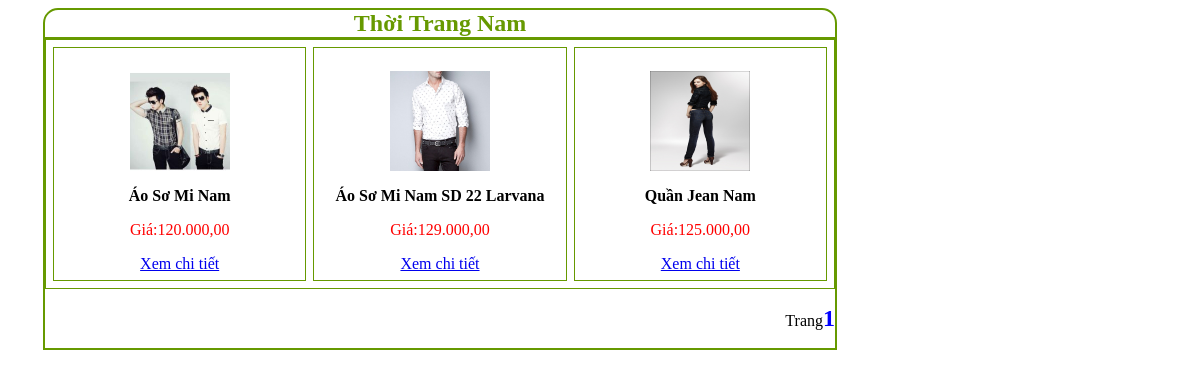
/sanphamtheochungloai.php?idCL=1, run on the app's committed database.
### tables this page shows
CREATE TABLE IF NOT EXISTS `chungloaisanpham` (
  `idCL` int(255) NOT NULL AUTO_INCREMENT,
  `TenCL` varchar(100) NOT NULL,
  `AnHien` int(255) NOT NULL,
  PRIMARY KEY (`idCL`)
);

CREATE TABLE IF NOT EXISTS `sanpham` (
  `idSP` int(255) NOT NULL AUTO_INCREMENT,
  `idLoai` int(255) NOT NULL DEFAULT '0',
  `idCL` int(255) NOT NULL DEFAULT '0',
  `TenSP` varchar(100) NOT NULL,
  `MoTa` text NOT NULL,
  `NgayCapNhat` date NOT NULL DEFAULT '0000-00-00',
  `Gia` int(15) NOT NULL,
  `UrlHinh` varchar(255) NOT NULL,
  `SoLanXem` int(15) DEFAULT '0',
  `SoLuongTonKho` int(15) DEFAULT '0',
  `SoLuongDaBan` int(15) DEFAULT '0',
  `AnHien` int(15) NOT NULL DEFAULT '1',
  PRIMARY KEY (`idSP`)
);

### sanphamtheochungloai.php (the view, shortened to what this page needs)
<!DOCTYPE html PUBLIC "-//W3C//DTD XHTML 1.0 Transitional//EN" "http://www.w3.org/TR/xhtml1/DTD/xhtml1-transitional.dtd">
<html xmlns="http://www.w3.org/1999/xhtml">
<head>
</head>
<body>
<?php
if (isset ($_GET['idCL']))
{
$idCL=$_GET['idCL'];
}
$slcl="select * from chungloaisanpham where idCL='$idCL'";
$qrcl=mysql_query($slcl);
?>
<div id="sanphamtheochungloai">
	<div id="namesanphamtheochungloai"><?php if ($rowcl=mysql_fetch_array($qrcl)) echo $rowcl['TenCL']; ?></div>
    <div id="contentsptcl">
    <table cellpadding="7" cellspacing="7" width="790" border="1" bordercolor="#669900">
        <?php
		$sl="select * from sanpham where idCL=".$rowcl['idCL'];
		$qr=mysql_query($sl);
		$tsd=mysql_num_rows($qr);
		$sc=5;
		$sd=2*$sc;
		$tst=ceil($tsd/$sd);
		if (isset ($_GET['trang']))
		$trang=intval($_GET['trang']);
		else
		$trang=1;
		$vitri=($trang-1)*$sd;
		$sl2="select * from sanpham where idCL=".$rowcl['idCL']." limit $vitri,$sd";
		$qr2=mysql_query($sl2);
		while ($row2=mysql_fetch_array($qr2))
		{
		?>
        <tr>
<td width="140" valign="middle" align="center">
            	<p><a href="index.php?link=sanpham&idSP=<?php echo $row2['idSP']; ?>"><img src="images/<?php echo $row2['UrlHinh'];?>" width="100" height="100" /></a></p>
            	<p><b><?php echo $row2['TenSP']; ?></b></p>
            	<p style="color:#F00">Giá:<?php echo number_format($row2['Gia'],2,",",".");?></p>
                <a href="index.php?link=sanpham&idSP=<?php echo $row2['idSP']; ?>">Xem chi tiết</a>
            </td>
            <?php
			for ($i=1;$i<$sc;$i++)
			{
				if ($row2=mysql_fetch_array($qr2))
				{
			?>
  <td width="140" valign="middle" align="center">
            	<p><a href="index.php?link=sanpham&idSP=<?php echo $row2['idSP']; ?>"><img src="images/<?php echo $row2['UrlHinh'];?>" width="100" height="100" /></a></p>
            	<p><b><?php echo $row2['TenSP']; ?></b></p>
            	<p style="color:#F00">Giá:<?php echo number_format($row2['Gia'],2,",",".");?></p>
                <a href="index.php?link=sanpham&idSP=<?php echo $row2['idSP']; ?>">Xem chi tiết</a>
            </td>
            <?php
				}
			}
			?>
        </tr>
        <?php
		}
		?>
        </table>
        <p align="right"><?php
	echo "Trang";
	for ($i=1;$i<=$tst;$i++)
	{
		if ($i==$trang)
		echo "<b><font size='5'; color='blue'>".$i."</font></b>";
		else
		echo "<a href='index.php?link=chungloaisp&idCL=".$_GET['idCL']."&trang=".$i."'.>".$i." "."</a>";
	}
?></p>
    </div>
</div>
</body>
</html>

### sanphamtheochungloai.php (style rules this page uses)
#namesanphamtheochungloai { width: 100%; border-bottom-width: 2px; border-bottom-style: solid; border-bottom-color: #690; font-size: 24px; font-weight: bolder; text-align: center; color: #690; }
#contentsptcl { width: 100%; }

### data on the page
chungloaisanpham: TenCL "Thời Trang Nam"
sanpham: UrlHinh (picture), TenSP "Áo Sơ Mi Nam", Gia "120.000,00"
sanpham: UrlHinh (picture), TenSP "Áo Sơ Mi Nam SD 22 Larvana", Gia "129.000,00"
sanpham: UrlHinh (picture), TenSP "Quần Jean Nam", Gia "125.000,00"
